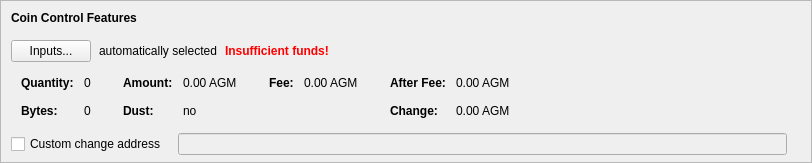
    <widget class="QFrame" name="frameCoinControl">
     <property name="sizePolicy">
      <sizepolicy hsizetype="Expanding" vsizetype="Expanding">
       <horstretch>0</horstretch>
       <verstretch>0</verstretch>
      </sizepolicy>
     </property>
     <property name="maximumSize">
      <size>
       <width>16777215</width>
       <height>16777215</height>
      </size>
     </property>
     <property name="frameShape">
      <enum>QFrame::StyledPanel</enum>
     </property>
     <property name="frameShadow">
      <enum>QFrame::Sunken</enum>
     </property>
     <layout class="QVBoxLayout" name="verticalLayoutCoinControl2">
      <property name="spacing">
       <number>0</number>
      </property>
      <property name="leftMargin">
       <number>0</number>
      </property>
      <property name="topMargin">
       <number>0</number>
      </property>
      <property name="rightMargin">
       <number>0</number>
      </property>
      <property name="bottomMargin">
       <number>6</number>
      </property>
      <item>
       <layout class="QVBoxLayout" name="verticalLayoutCoinControl" stretch="0,0,0,0,1">
        <property name="spacing">
         <number>0</number>
        </property>
        <property name="leftMargin">
         <number>10</number>
        </property>
        <property name="topMargin">
         <number>10</number>
        </property>
        <item>
         <layout class="QHBoxLayout" name="horizontalLayoutCoinControl1">
          <property name="bottomMargin">
           <number>15</number>
          </property>
          <item>
           <widget class="QLabel" name="labelCoinControlFeatures">
            <property name="sizePolicy">
             <sizepolicy hsizetype="Preferred" vsizetype="Maximum">
              <horstretch>0</horstretch>
              <verstretch>0</verstretch>
             </sizepolicy>
            </property>
            <property name="font">
             <font>
              <weight>75</weight>
              <bold>true</bold>
             </font>
            </property>
            <property name="styleSheet">
             <string notr="true">font-weight:bold;</string>
            </property>
            <property name="text">
             <string>Coin Control Features</string>
            </property>
           </widget>
          </item>
         </layout>
        </item>
        <item>
         <layout class="QHBoxLayout" name="horizontalLayoutCoinControl2" stretch="0,0,0,0">
          <property name="spacing">
           <number>8</number>
          </property>
          <property name="bottomMargin">
           <number>10</number>
          </property>
          <item>
           <widget class="QPushButton" name="pushButtonCoinControl">
            <property name="styleSheet">
             <string notr="true"/>
            </property>
            <property name="text">
             <string>Inputs...</string>
            </property>
            <property name="autoDefault">
             <bool>false</bool>
            </property>
           </widget>
          </item>
          <item>
           <widget class="QLabel" name="labelCoinControlAutomaticallySelected">
            <property name="text">
             <string>automatically selected</string>
            </property>
            <property name="margin">
             <number>5</number>
            </property>
           </widget>
          </item>
          <item>
           <widget class="QLabel" name="labelCoinControlInsuffFunds">
            <property name="font">
             <font>
              <weight>75</weight>
              <bold>true</bold>
             </font>
            </property>
            <property name="styleSheet">
             <string notr="true">color:red;font-weight:bold;</string>
            </property>
            <property name="text">
             <string>Insufficient funds!</string>
            </property>
            <property name="margin">
             <number>5</number>
            </property>
           </widget>
          </item>
          <item>
           <spacer name="horizontalSpacerCoinControl">
            <property name="orientation">
             <enum>Qt::Horizontal</enum>
            </property>
            <property name="sizeHint" stdset="0">
             <size>
              <width>40</width>
              <height>1</height>
             </size>
            </property>
           </spacer>
          </item>
         </layout>
        </item>
        <item>
         <widget class="QWidget" name="widgetCoinControl" native="true">
          <property name="sizePolicy">
           <sizepolicy hsizetype="Preferred" vsizetype="Preferred">
            <horstretch>0</horstretch>
            <verstretch>0</verstretch>
           </sizepolicy>
          </property>
          <property name="minimumSize">
           <size>
            <width>0</width>
            <height>0</height>
           </size>
          </property>
          <property name="styleSheet">
           <string notr="true"/>
          </property>
          <layout class="QHBoxLayout" name="horizontalLayoutCoinControl5">
           <property name="leftMargin">
            <number>0</number>
           </property>
           <property name="topMargin">
            <number>0</number>
           </property>
           <property name="rightMargin">
            <number>0</number>
           </property>
           <property name="bottomMargin">
            <number>0</number>
           </property>
           <item>
            <layout class="QHBoxLayout" name="horizontalLayoutCoinControl3" stretch="0,0,0,1">
             <property name="spacing">
              <number>20</number>
             </property>
             <property name="topMargin">
              <number>0</number>
             </property>
             <property name="bottomMargin">
              <number>10</number>
             </property>
             <item>
              <layout class="QFormLayout" name="formLayoutCoinControl1">
               <property name="horizontalSpacing">
                <number>10</number>
               </property>
               <property name="verticalSpacing">
                <number>14</number>
               </property>
               <property name="leftMargin">
                <number>10</number>
               </property>
               <property name="topMargin">
                <number>4</number>
               </property>
               <property name="rightMargin">
                <number>6</number>
               </property>
               <item row="0" column="0">
                <widget class="QLabel" name="labelCoinControlQuantityText">
                 <property name="font">
                  <font>
                   <weight>75</weight>
                   <bold>true</bold>
                  </font>
                 </property>
                 <property name="text">
                  <string>Quantity:</string>
                 </property>
                 <property name="margin">
                  <number>0</number>
                 </property>
                </widget>
               </item>
               <item row="0" column="1">
                <widget class="QLabel" name="labelCoinControlQuantity">
                 <property name="cursor">
                  <cursorShape>IBeamCursor</cursorShape>
                 </property>
                 <property name="contextMenuPolicy">
                  <enum>Qt::ActionsContextMenu</enum>
                 </property>
                 <property name="text">
                  <string notr="true">0</string>
                 </property>
                 <property name="margin">
                  <number>0</number>
                 </property>
                 <property name="textInteractionFlags">
                  <set>Qt::LinksAccessibleByMouse|Qt::TextSelectableByKeyboard|Qt::TextSelectableByMouse</set>
                 </property>
                </widget>
               </item>
               <item row="1" column="0">
                <widget class="QLabel" name="labelCoinControlBytesText">
                 <property name="font">
                  <font>
                   <weight>75</weight>
                   <bold>true</bold>
                  </font>
                 </property>
                 <property name="text">
                  <string>Bytes:</string>
                 </property>
                </widget>
               </item>
               <item row="1" column="1">
                <widget class="QLabel" name="labelCoinControlBytes">
                 <property name="cursor">
                  <cursorShape>IBeamCursor</cursorShape>
                 </property>
                 <property name="contextMenuPolicy">
                  <enum>Qt::ActionsContextMenu</enum>
                 </property>
                 <property name="text">
                  <string notr="true">0</string>
                 </property>
                 <property name="textInteractionFlags">
                  <set>Qt::LinksAccessibleByMouse|Qt::TextSelectableByKeyboard|Qt::TextSelectableByMouse</set>
                 </property>
                </widget>
               </item>
              </layout>
             </item>
             <item>
              <layout class="QFormLayout" name="formLayoutCoinControl2">
               <property name="horizontalSpacing">
                <number>10</number>
               </property>
               <property name="verticalSpacing">
                <number>14</number>
               </property>
               <property name="leftMargin">
                <number>6</number>
               </property>
               <property name="topMargin">
                <number>4</number>
               </property>
               <property name="rightMargin">
                <number>6</number>
               </property>
               <item row="0" column="0">
                <widget class="QLabel" name="labelCoinControlAmountText">
                 <property name="font">
                  <font>
                   <weight>75</weight>
                   <bold>true</bold>
                  </font>
                 </property>
                 <property name="text">
                  <string>Amount:</string>
                 </property>
                 <property name="margin">
                  <number>0</number>
                 </property>
                </widget>
               </item>
               <item row="0" column="1">
                <widget class="QLabel" name="labelCoinControlAmount">
                 <property name="cursor">
                  <cursorShape>IBeamCursor</cursorShape>
                 </property>
                 <property name="contextMenuPolicy">
                  <enum>Qt::ActionsContextMenu</enum>
                 </property>
                 <property name="text">
                  <string notr="true">0.00 AGM</string>
                 </property>
                 <property name="textInteractionFlags">
                  <set>Qt::LinksAccessibleByMouse|Qt::TextSelectableByKeyboard|Qt::TextSelectableByMouse</set>
                 </property>
                </widget>
               </item>
               <item row="1" column="0">
                <widget class="QLabel" name="labelCoinControlLowOutputText">
                 <property name="font">
                  <font>
                   <weight>75</weight>
                   <bold>true</bold>
                  </font>
                 </property>
                 <property name="text">
                  <string>Dust:</string>
                 </property>
                </widget>
               </item>
               <item row="1" column="1">
                <widget class="QLabel" name="labelCoinControlLowOutput">
                 <property name="cursor">
                  <cursorShape>IBeamCursor</cursorShape>
                 </property>
                 <property name="contextMenuPolicy">
                  <enum>Qt::ActionsContextMenu</enum>
                 </property>
                 <property name="text">
                  <string notr="true">no</string>
                 </property>
                 <property name="textInteractionFlags">
                  <set>Qt::LinksAccessibleByMouse|Qt::TextSelectableByKeyboard|Qt::TextSelectableByMouse</set>
                 </property>
                </widget>
               </item>
              </layout>
             </item>
             <item>
              <layout class="QFormLayout" name="formLayoutCoinControl3">
               <property name="horizontalSpacing">
                <number>10</number>
               </property>
               <property name="verticalSpacing">
                <number>14</number>
               </property>
               <property name="leftMargin">
                <number>6</number>
               </property>
               <property name="topMargin">
                <number>4</number>
               </property>
               <property name="rightMargin">
                <number>6</number>
               </property>
               <item row="0" column="0">
                <widget class="QLabel" name="labelCoinControlFeeText">
                 <property name="font">
                  <font>
                   <weight>75</weight>
                   <bold>true</bold>
                  </font>
                 </property>
                 <property name="text">
                  <string>Fee:</string>
                 </property>
                 <property name="margin">
                  <number>0</number>
                 </property>
                </widget>
               </item>
               <item row="0" column="1">
                <widget class="QLabel" name="labelCoinControlFee">
                 <property name="cursor">
                  <cursorShape>IBeamCursor</cursorShape>
                 </property>
                 <property name="contextMenuPolicy">
                  <enum>Qt::ActionsContextMenu</enum>
                 </property>
                 <property name="text">
                  <string notr="true">0.00 AGM</string>
                 </property>
                 <property name="textInteractionFlags">
                  <set>Qt::LinksAccessibleByMouse|Qt::TextSelectableByKeyboard|Qt::TextSelectableByMouse</set>
                 </property>
                </widget>
               </item>
             </layout>
             </item>
             <item>
              <layout class="QFormLayout" name="formLayoutCoinControl4">
               <property name="horizontalSpacing">
                <number>10</number>
               </property>
               <property name="verticalSpacing">
                <number>14</number>
               </property>
               <property name="leftMargin">
                <number>6</number>
               </property>
               <property name="topMargin">
                <number>4</number>
               </property>
               <property name="rightMargin">
                <number>6</number>
               </property>
               <item row="0" column="0">
                <widget class="QLabel" name="labelCoinControlAfterFeeText">
                 <property name="font">
                  <font>
                   <weight>75</weight>
                   <bold>true</bold>
                  </font>
                 </property>
                 <property name="text">
                  <string>After Fee:</string>
                 </property>
                 <property name="margin">
                  <number>0</number>
                 </property>
                </widget>
               </item>
               <item row="0" column="1">
                <widget class="QLabel" name="labelCoinControlAfterFee">
                 <property name="cursor">
                  <cursorShape>IBeamCursor</cursorShape>
                 </property>
                 <property name="contextMenuPolicy">
                  <enum>Qt::ActionsContextMenu</enum>
                 </property>
                 <property name="text">
                  <string notr="true">0.00 AGM</string>
                 </property>
                 <property name="textInteractionFlags">
                  <set>Qt::LinksAccessibleByMouse|Qt::TextSelectableByKeyboard|Qt::TextSelectableByMouse</set>
                 </property>
                </widget>
               </item>
               <item row="1" column="0">
                <widget class="QLabel" name="labelCoinControlChangeText">
                 <property name="font">
                  <font>
                   <weight>75</weight>
                   <bold>true</bold>
                  </font>
                 </property>
                 <property name="text">
                  <string>Change:</string>
                 </property>
                </widget>
               </item>
               <item row="1" column="1">
                <widget class="QLabel" name="labelCoinControlChange">
                 <property name="cursor">
                  <cursorShape>IBeamCursor</cursorShape>
                 </property>
                 <property name="contextMenuPolicy">
                  <enum>Qt::ActionsContextMenu</enum>
                 </property>
                 <property name="text">
                  <string notr="true">0.00 AGM</string>
                 </property>
                 <property name="textInteractionFlags">
                  <set>Qt::LinksAccessibleByMouse|Qt::TextSelectableByKeyboard|Qt::TextSelectableByMouse</set>
                 </property>
                </widget>
               </item>
              </layout>
             </item>
            </layout>
           </item>
          </layout>
         </widget>
        </item>
        <item>
         <layout class="QHBoxLayout" name="horizontalLayoutCoinControl4" stretch="0,0,0">
          <property name="spacing">
           <number>12</number>
          </property>
          <property name="sizeConstraint">
           <enum>QLayout::SetDefaultConstraint</enum>
          </property>
          <property name="topMargin">
           <number>5</number>
          </property>
          <property name="rightMargin">
           <number>5</number>
          </property>
          <item>
           <widget class="QCheckBox" name="checkBoxCoinControlChange">
            <property name="toolTip">
             <string>If this is activated, but the change address is empty or invalid, change will be sent to a newly generated address.</string>
            </property>
            <property name="text">
             <string>Custom change address</string>
            </property>
           </widget>
          </item>
          <item>
           <widget class="QValidatedLineEdit" name="lineEditCoinControlChange">
            <property name="enabled">
             <bool>false</bool>
            </property>
            <property name="sizePolicy">
             <sizepolicy hsizetype="Expanding" vsizetype="Fixed">
              <horstretch>0</horstretch>
              <verstretch>0</verstretch>
             </sizepolicy>
            </property>
           </widget>
          </item>
          <item>
           <widget class="QLabel" name="labelCoinControlChangeLabel">
            <property name="sizePolicy">
             <sizepolicy hsizetype="Preferred" vsizetype="Expanding">
              <horstretch>0</horstretch>
              <verstretch>0</verstretch>
             </sizepolicy>
            </property>
            <property name="minimumSize">
             <size>
              <width>0</width>
              <height>0</height>
             </size>
            </property>
            <property name="text">
             <string/>
            </property>
            <property name="margin">
             <number>3</number>
            </property>
           </widget>
          </item>
         </layout>
        </item>
        <item>
         <spacer name="verticalSpacerCoinControl">
          <property name="orientation">
           <enum>Qt::Vertical</enum>
          </property>
          <property name="sizeHint" stdset="0">
           <size>
            <width>800</width>
            <height>1</height>
           </size>
          </property>
         </spacer>
        </item>
       </layout>
      </item>
     </layout>
    </widget>
